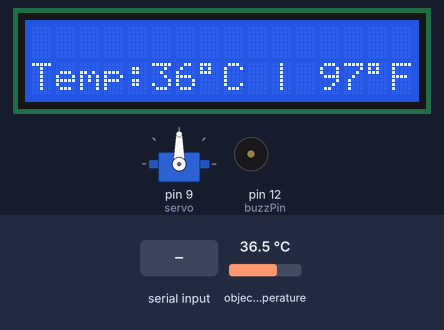
Bench run of a sketch on a simulated Arduino Uno, built with avr-gcc and run on an emulated ATmega328P. On the bench: servo, 16×2 character LCD, buzzer (waves = sounding). Inputs (shaded band) come from the test bench; at power-on: object temperature 36.5 °C.

Above: at 1.2 s.
1.3 s: "0" received over Serial
At 2.3 s:
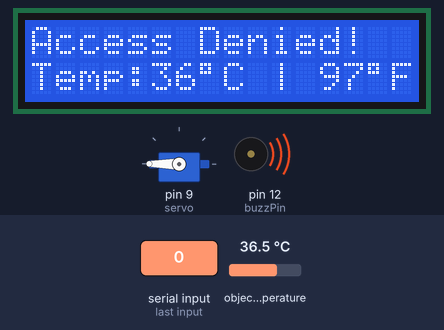
2.8 s: "1" received over Serial
At 3.4 s:
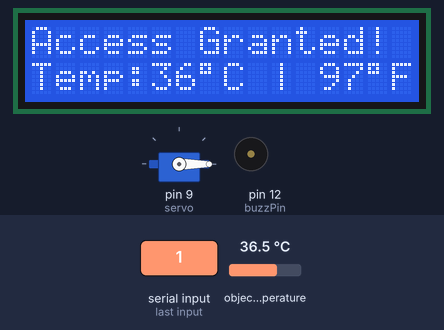
4.3 s: "0" received over Serial
At 5.5 s:
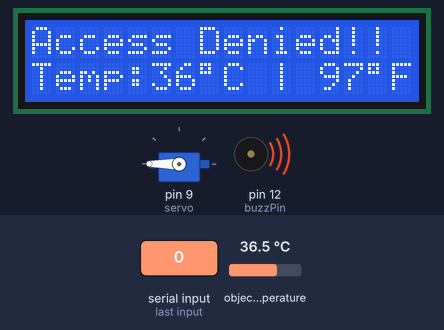
5.8 s: object temperature set to 20 °C
At 6.8 s:
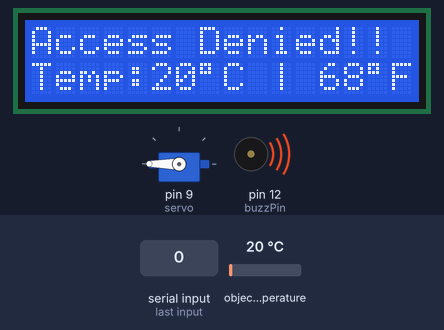
7.3 s: object temperature set to 26 °C
At 7.9 s:
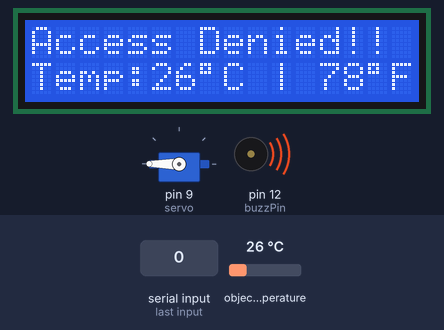
8.8 s: object temperature set to 32 °C
At 9.1 s:
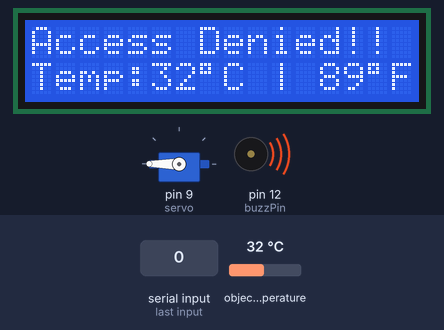
Timing chart, 0 to 11.3 s (numbered marks = the images above; inputs shaded):
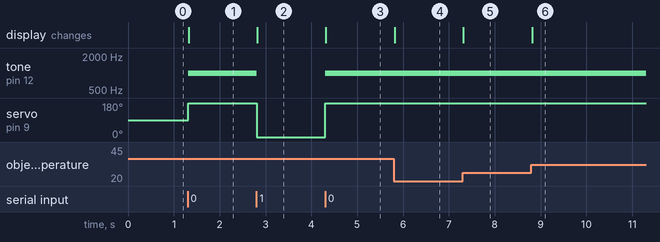

The sketch:

serial_test.ino
```cpp
/*
Developed by BELSONRAJA T
ME, Applied Electronics
*/

#include <Servo.h>
#include <Wire.h>
#include <LiquidCrystal_I2C.h>
#include <Adafruit_MLX90614.h>

LiquidCrystal_I2C lcd(0x3F,16,2);  // set the LCD address to 0x27 for a 16 chars and 2 line display
Adafruit_MLX90614 mlx = Adafruit_MLX90614();

Servo servo;  // create servo object to control a servo [twelve servo objects can be created on most boards]

int pos = 0;    // variable to store the servo position
int buzzPin= 12; // I/O-pin from buzzer connects here
int data = 0;

void setup() {
  servo.attach(9);  // attaches the servo on pin 9 to the servo object
  pinMode(buzzPin,OUTPUT); // Set buzzer-pin as output

  lcd.begin();
  lcd.backlight();
  lcd.clear();

  mlx.begin();

  Serial.begin(9600);  // set serial monitor to same speed
}

void loop() {
  bool tempFlag = false;
  displayTemprature(mlx.readObjectTempC(), mlx.readObjectTempF());

  if (Serial.available()>0 && tempFlag == false) {  // check if any data received
    data = Serial.read(); // yes, so read it from incoming buffer
    if (data == '0' || mlx.readObjectTempC() > 37){
      //accessDenied();
      tone(buzzPin, 1000); // Send 1KHz sound signal...
      servo.write(180);
      displayAccessMessage("Access Denied!");
    } else if(data == '1'){
      //accessGranted();
      noTone(buzzPin);     // Stop sound...
      servo.write(0);
      displayAccessMessage("Access Granted!");
    }
  }
}

void accessGranted(){
  noTone(buzzPin);     // Stop sound...
  servo.write(0);
  displayAccessMessage("Access Granted!");
}

void accessDenied(){
  tone(buzzPin, 1000); // Send 1KHz sound signal...
  servo.write(180);
  displayAccessMessage("Access Denied!");
}

void displayAccessMessage(String message){
  lcd.setCursor(0,0);
  lcd.print(message);
}

void displayTemprature(int tempC, int tempF){
  lcd.setCursor(0,1);
  lcd.print("Temp:");
  lcd.print(tempC);
  lcd.print(char(223));
  lcd.print("C");
  lcd.print(" | ");
  lcd.print(tempF);
  lcd.print(char(223));
  lcd.print("F");
}
```

Measured:
- after the input at 1.3 s, tone on pin 12 (buzzPin): silent → 1000 Hz at once; servo on pin 9 (servo): 90° → 180° at once; the display: changes at once (image 1)
- after the input at 2.8 s, tone on pin 12 (buzzPin): 1000 Hz → silent at once; servo on pin 9 (servo): 180° → 0° at once; the display: changes at once (image 2)
- after the input at 4.3 s, tone on pin 12 (buzzPin): silent → 1000 Hz at once; servo on pin 9 (servo): 0° → 180° at once; the display: changes at once (image 3)
- after the input at 5.8 s, the display: changes at once (image 4)
- after the input at 7.3 s, the display: changes at once (image 5)
- after the input at 8.8 s, the display: changes at once (image 6)
